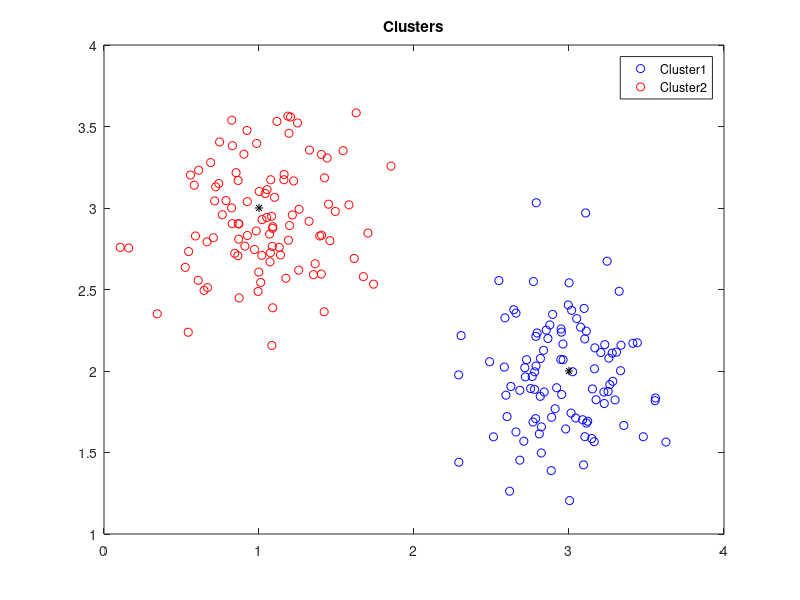

MATLAB code for this plot:
% Gera dados para clustering com 2 classes

close all;
clear;
clc;

% parâmetros
m1 = [3 2]; % média da classe 1
m2 = [1 3]; % média da classe 2
var1 = [0.1 0.1]; % variância da classe 1
var2 = [0.1 0.1]; % variância da classe 2
nc1 = 100; % número de padrões da classe 1
nc2 = 100; % número de padrões da classe 2
nc = nc1 + nc2; % número total de padrões

for k = 1 : nc1
    c1(k,:) = [(m1(1)+sqrt(var1(1))*randn) (m1(2)+sqrt(var1(2))*randn)]; % classe 1 
end

for k = 1 : nc2
    c2(k,:) = [(m2(1)+sqrt(var2(1))*randn) (m2(2)+sqrt(var2(2))*randn)]; % classe 2   
end

% plota as classes e os centros de classes
figure(1)
plot(c1(:,1),c1(:,2),'bo');
hold on;
plot(c2(:,1),c2(:,2),'ro');
plot(m1(1),m1(2),'k*');
plot(m2(1),m2(2),'k*');
legend('Cluster1', 'Cluster2');
title('Clusters');

X = [c1 ; c2]; % dados de entrada
y1(1:nc1) = 1;
y2(1:nc2) = 2;
Y = [y1, y2]'; % rotulos das classes
idc = randperm(nc1+nc2); % índices permutados aleatoriamente
X = X(idc,:); % dados de entrada distribuidos randomicamente
Y = Y(idc);
dt = length(X(:,1));
dt = dt/2;
XT = X(1:dt,:);
XO = X((dt+1):end,:);
W = [0.5 0.4];
for i= 1:1:length(XT(:,1))
    
     nx(i,:) = norm(X(i,:));
    X(i,:) = X(i,:)/norm(X(i,:));
    XT(i,:) = XT(i,:)/norm(XT(i,:));
    
end

XT = XT';

n = 0.9;
epoca = 0;
l = 0.001;
epoca = 1;
n = 200;
